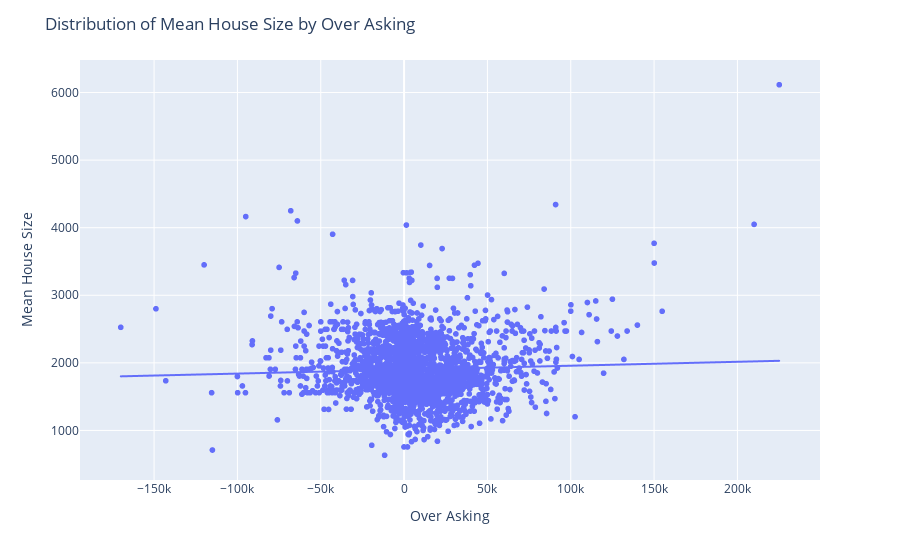

The cell this chart's notebook holds for it:
### Code cell
df_mean = th_df.groupby('Over Asking')['SqFt'].mean().reset_index()

fig = px.scatter(df_mean, x='Over Asking', y='SqFt', trendline='ols', 
                 labels={'Over Asking':'Over Asking', 'SqFt':'Mean House Size'})
fig.update_layout(title='Distribution of Mean House Size by Over Asking')
fig.show()

### Figure 1 — Plotly figure (JSON) as saved in the notebook; plotly's stock layout.template omitted (floating-point values rounded to 4 significant figures; data arrays with more than 128 entries replaced by an {"elided": "..."} marker saying what was removed)
{"data": [{"hovertemplate": "Over Asking=%{x}<br>Mean House Size=%{y}<extra></extra>", "legendgroup": "", "marker": {"color": "#636efa", "symbol": "circle"}, "mode": "markers", "name": "", "showlegend": false, "type": "scattergl", "x": {"elided": "2679 int values"}, "xaxis": "x", "y": {"elided": "2679 float values"}, "yaxis": "y"}, {"hovertemplate": "<b>OLS trendline</b><br>SqFt = 0.000581654 * Over Asking + 1899.41<br>R<sup>2</sup>=0.001627<br><br>Over Asking=%{x}<br>Mean House Size=%{y} <b>(trend)</b><extra></extra>", "legendgroup": "", "marker": {"color": "#636efa", "symbol": "circle"}, "mode": "lines", "name": "", "showlegend": false, "type": "scattergl", "x": {"elided": "2679 int values"}, "xaxis": "x", "y": {"elided": "2679 float values"}, "yaxis": "y"}], "layout": {"legend": {"tracegroupgap": 0}, "margin": {"t": 60}, "title": {"text": "Distribution of Mean House Size by Over Asking"}, "xaxis": {"anchor": "y", "domain": [0, 1], "title": {"text": "Over Asking"}}, "yaxis": {"anchor": "x", "domain": [0, 1], "title": {"text": "Mean House Size"}}}}
